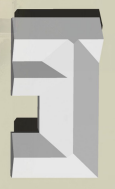
#> input picture data/experiments/roofgan1.png, 115 x 189 px
$ jupyter execute --allow-errors eval.ipynb
#> lines starting #> are read from the running program, lines starting #| are printed output that depends on the picture
[cell 1]
import cv2 as cv
import matplotlib.pyplot as plt
def show_img(path='roofgan1.png'):
    # Window name in which image is displayed
#> called with path = 'roofgan1.png'
    window_name = 'image'
    image = cv.imread(path)
#> image is the input picture: shape (189, 115, 3); mean B, G, R 182.8, 190.9, 191.7
    plt.imshow(image)
    plt.show()
show_img()

[cell 2]
z = cv.imread('roofgan1_epoch8.png')
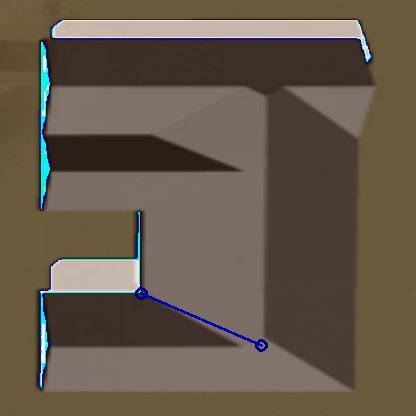
#> input picture data/experiments/roofgan1_epoch8.png, 416 x 416 px
#> z is the input picture: shape (416, 416, 3); mean B, G, R 75.8, 89.3, 101.2
#> (the rest of this cell did not finish here and is left out)

[cell 3]
import cv2 as cv
import matplotlib.pyplot as plt

def show_img(path='roofgan1.png'):
    # Read the image
#> called with path = 'roofgan1.png'
    image = cv.imread(path)

    # Convert the image from BGR to RGB format
    image_rgb = cv.cvtColor(image, cv.COLOR_BGR2RGB)

    # Define points and score
    point1 = (141.1, 293.1)
    point2 = (261.1, 345.1)
    score = 0.9416178464889526

    # Additional points
    points = [
        {"x": 141.10000610351562, "y": 293.1000061035156, "score": (0, 0, 128)},
        {"x": 261.1000061035156, "y": 345.1000061035156, "score": (0, 0, 128)}
    ]

    # Convert the score to a matplotlib color
    color = (score, 0, 1-score)

    # Plot the image
    image_rgb.resize((416, 416, 3))

    plt.imshow(image_rgb)

    # Overlay the line with the derived color
    plt.plot([point1[0], point2[0]], [point1[1], point2[1]], color=color)

    # Overlay additional points
    for point in points:
        normalized_score = tuple([x/255. for x in point["score"]])
        plt.scatter(point["x"], point["y"], color=normalized_score)

    # Display the plot
    plt.axis('off')  # hide the axis
    plt.show()

# Call the function to display the image
#> (the rest of this cell did not finish here and is left out)

[cell 4]
import matplotlib.pyplot as plt
import cv2
import numpy as np

# Sample points and lines data
points = [
    (97.8882228411161, 177.23293546529916, (0, 0, 128)),
    (72.17908822573149, 153.60793546529916, (0, 0, 128)),
    (39.006011302654564, 133.16322392683762, (0, 0, 128)),
    (73.28485745650072, 42.752162768290596, (0, 0, 128)),
    (99.82331899496226, 62.74255084991455, (0, 0, 128)),
    (39.28245361034687, 95.45408931145302, (0, 0, 128)),
    (66.92668437957764, 77.28101238837608, (0, 0, 128)),
    # ... (Note: Some of the points are repeated in the provided list)
]

lines = [
    ((97.8882228411161, 177.23293546529916), (72.17908822573149, 153.60793546529916), 0.9636297225952148),
    ((97.8882228411161, 177.23293546529916), (99.82331899496226, 62.74255084991455), 0.9343641400337219),
    ((72.17908822573149, 153.60793546529916), (73.28485745650072, 42.752162768290596), 0.9264503717422485),
    ((39.006011302654564, 133.16322392683762), (39.28245361034687, 95.45408931145302), 0.8685444593429565),
    # ... (Note: Some of the lines are repeated in the provided list)
]

# Load the image
img_path = 'roofgan1.png'
img = cv2.imread(img_path)
img = cv2.cvtColor(img, cv2.COLOR_BGR2RGB)

# Plotting the image
plt.figure(figsize=(10, 10))
plt.imshow(img)

# Plotting the points
for x, y, color in points:
    plt.scatter(x, y, c=np.array(color)/255.0, s=50)  # s defines the marker size

# Plotting the lines
for pt1, pt2, score in lines:
    color = (score, 0, 1-score)  # Making it a colormap from blue to red based on the score
    plt.plot([pt1[0], pt2[0]], [pt1[1], pt2[1]], color=color)

plt.show()
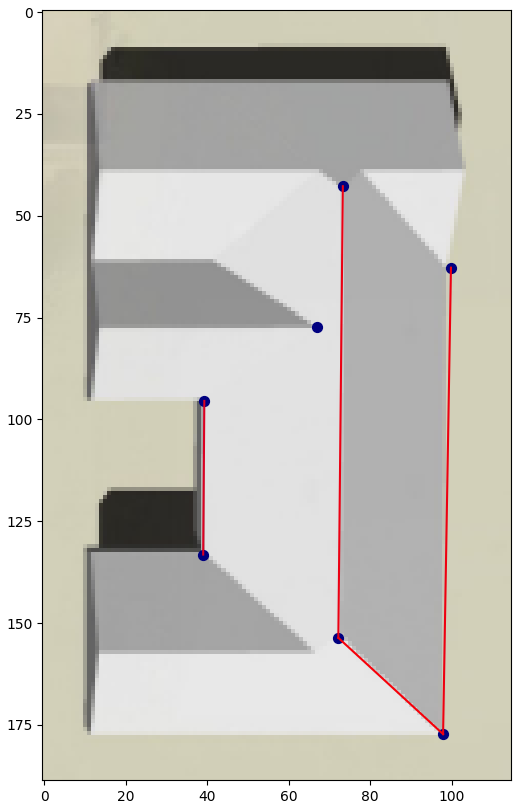
#> figure drawn by matplotlib, 1 panel
